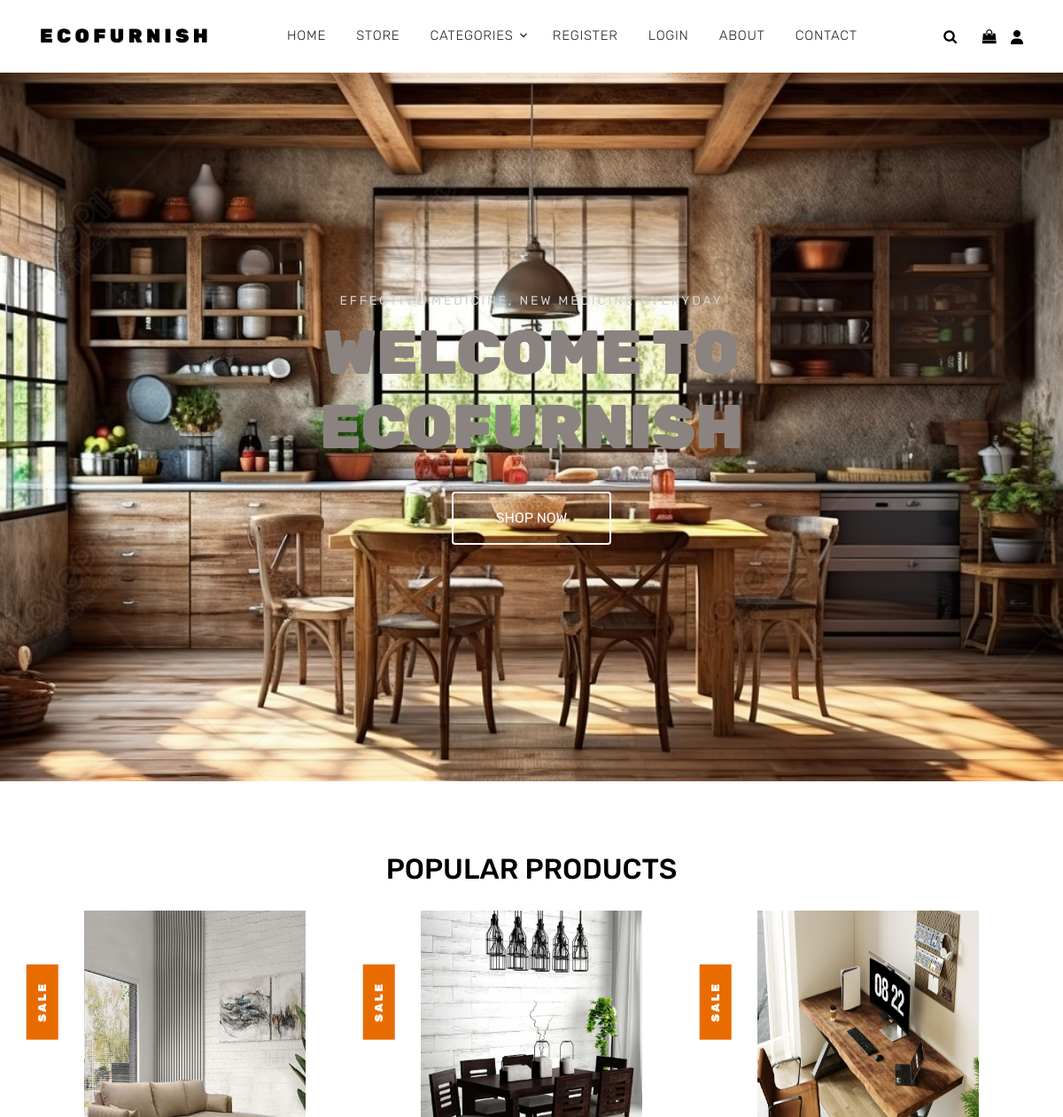
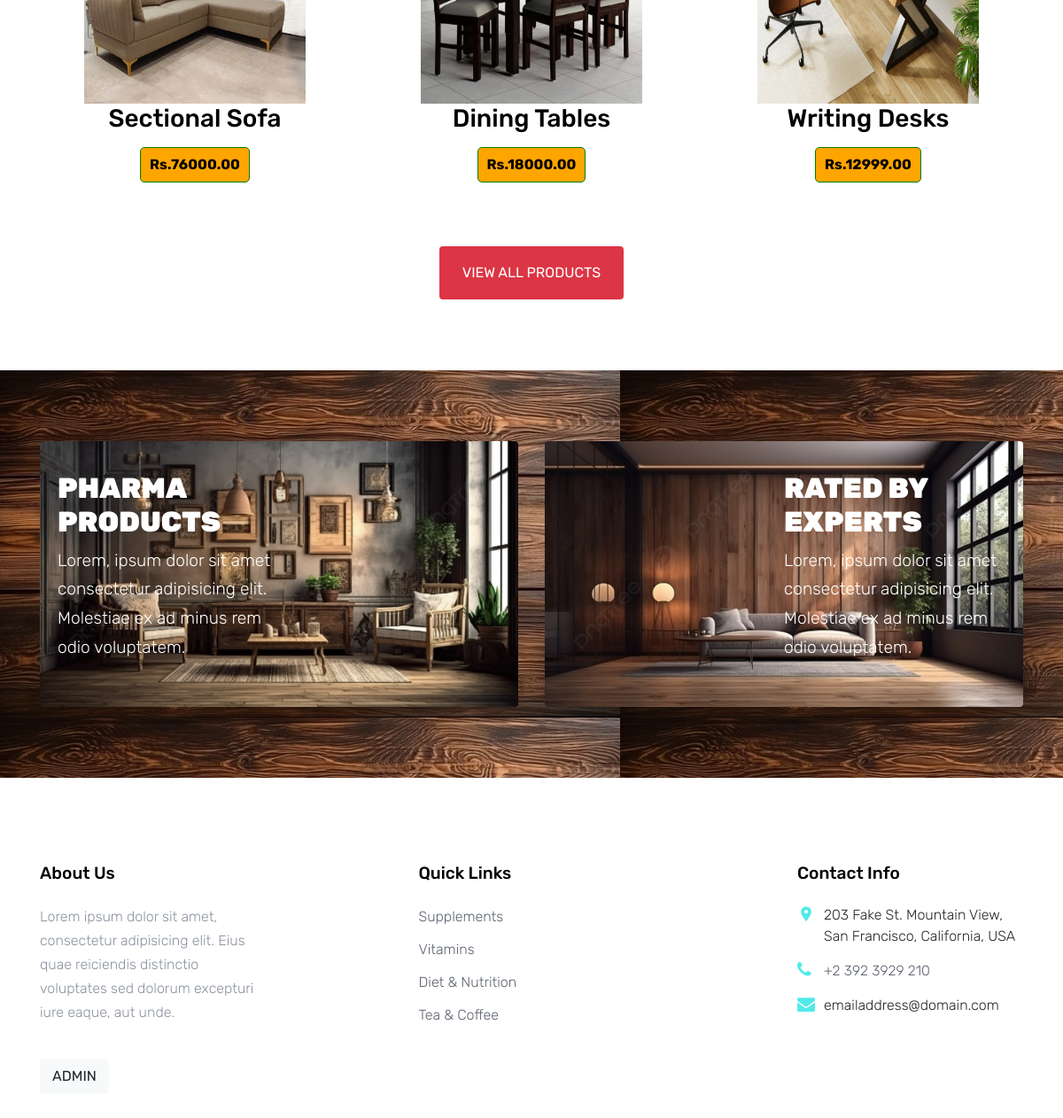
The page / on the database its author committed (2 pictures, top to bottom).
### Store/models.py (models this page shows, shortened)
class Furniture(models.Model):
    product = models.CharField(max_length=50, unique=True)
    description = models.TextField(max_length=1000, blank=True)
    category = models.ForeignKey(Categories, on_delete=models.PROTECT)
    price = models.DecimalField(max_digits=20, decimal_places=2)
    image = models.ImageField(upload_to='Furniture')
    stock = models.IntegerField()

### Store/views.py (the view)
# urls.py: 2. Add a URL to urlpatterns:  path('', Home.as_view(), name='home')
def Home(request):
    products = Furniture.objects.all()
    product = products[:3]
    return render(request, 'Home/Index.html', {'product': product})

### Store/context_processors.py (called while the page is built)
def EcoFurnish_Category(request):
    cat = Categories.objects.all()
    return dict(cat=cat)

### Template/Home/Index.html (shortened to what this page needs)
{% extends 'Home/Base.html' %}
{% load static %}
{% block content %}
    <div class="site-blocks-cover" style="background-image: url({% static 'images/img_3.png' %});">
      <div class="container">
        <div class="row">
          <div class="col-lg-7 mx-auto order-lg-2 align-self-center">
            <div class="site-block-cover-content text-center">
              <h2 class="sub-title" style="color: #d0d3d4;">Effective Medicine, New Medicine Everyday</h2>
              <h1 style="color:#8b837f;">Welcome To EcoFurnish</h1>
              <p>
                <a href="#" class="btn btn-outline-light px-5 py-3">Shop Now</a>
              </p>
            </div>
          </div>
        </div>
      </div>
    </div>
    <div class="site-section">
      <div class="container">
        <div class="row">
          <div class="title-section text-center col-12">
            <h2 class="text-uppercase">Popular Products</h2>
          </div>
        </div>
        <div class="row">
          {% for i in product %}
          <div class="col-sm-6 col-lg-4 text-center item mb-4">
            <span class="tag">Sale</span>
            <a href="shop-single.html"> <img src="{{i.image.url}}" alt="Image" width="250" height="350"></a>
            <h3 class="text-dark"><a href="shop-single.html">{{i.product}}</a></h3>
            <div class="price-box mt-2" style="display: inline-block; padding: 5px 10px; border: 1px solid green; border-radius: 5px; background-color: orange; color: black; font-weight: bold;">
                Rs.{{i.price}}
            </div>
          </div>
          {% endfor %}
        </div>
        <div class="row mt-5">
          <div class="col-12 text-center">
            <a href="shop.html" class="btn btn-danger px-4 py-3">View All Products</a>
          </div>
        </div>
      </div>
    </div>
    <div class="site-section" style="background-image: url({% static 'images/img.png' %});">
      <div class="container">
        <div class="row align-items-stretch">
          <div class="col-lg-6 mb-5 mb-lg-0">
            <a href="#" class="banner-1 h-100 d-flex" style="background-image: url({% static 'images/img_1.png' %});">
              <div class="banner-1-inner align-self-center">
                <h2 style="color: white;">Pharma Products</h2>
                <p style="color: white;">Lorem, ipsum dolor sit amet consectetur adipisicing elit. Molestiae ex ad minus rem odio voluptatem.
                </p>
              </div>
            </a>
          </div>
          <div class="col-lg-6 mb-5 mb-lg-0">
            <a href="#" class="banner-1 h-100 d-flex" style="background-image: url({% static 'images/img_2.png' %});">
              <div class="banner-1-inner ml-auto  align-self-center">
                <h2 style="color: white;">Rated by Experts</h2>
                <p style="color: white;">Lorem, ipsum dolor sit amet consectetur adipisicing elit. Molestiae ex ad minus rem odio voluptatem.
                </p>
              </div>
            </a>
          </div>
        </div>
      </div>
    </div>
{% endblock %}

### Static/css/style.css (style rules this page uses)
body { line-height: 1.7; color: #8c92a0; font-weight: 300; font-size: 16px; }
a { -webkit-transition: .3s all ease; -o-transition: .3s all ease; transition: .3s all ease; }
.btn { -webkit-transition: .3s all ease-in-out; -o-transition: .3s all ease-in-out; transition: .3s all ease-in-out; text-transform: uppercase; border-width: 2px; }
.site-section { padding: 2.5em 0; }
@media (min-width: 768px) { .site-section { padding: 5em 0; } }
.site-blocks-cover { background-size: cover; background-repeat: no-repeat; background-position: center center; position: relative; }
.site-blocks-cover, .site-blocks-cover > .container > .row { min-height: 700px; height: calc(100vh); }
.site-blocks-cover h2 { font-size: 14px; font-weight: normal; color: #000; letter-spacing: .2em; text-transform: uppercase; }
.site-blocks-cover h1 { font-size: 50px; font-weight: 900; color: #fff; margin-bottom: 30px; text-transform: uppercase; }
@media (min-width: 768px) { .site-blocks-cover h1 { font-size: 70px; } }
.site-blocks-cover p { color: #fff; font-size: 20px; line-height: 35px; }
.site-blocks-cover .sub-title { color: #fff; }
.site-blocks-cover .btn { padding: 20px 30px; }
.title-section h2 { padding-left: 30px; border-left: 4px solid #51eaea; display: inline-block; color: #000; }
.title-section.text-center h2 { border-left: none; position: relative; padding-left: 0px; padding-bottom: 20px; }
.title-section.text-center h2:after { display: none; position: absolute; bottom: 0; left: 50%; -webkit-transform: translateX(-50%); -ms-transform: translateX(-50%); transform: translateX(-50%); width: 70px; height: 4px; background: #51eaea; content: ""; }
.item h3 a { color: #000; }
.tag { position: absolute; background: #e86b00; color: #fff; letter-spacing: .2em; padding: 7px 20px; font-size: .8rem; font-weight: 900; top: 0; left: 0; text-transform: uppercase; z-index: 2; -webkit-transform: rotate(-90deg) translateX(-100%) translateY(-70%); -ms-transform: rotate(-90deg) translateX(-100%) translateY(-70%); transform: rotate(-90deg) translateX(-100%) translateY(-70%); }
.banner-1 { background-size: cover; background-position: center; background-repeat: no-repeat; padding: 20px; display: block; min-height: 300px; border-radius: 4px; -webkit-box-shadow: 0 10px 30px -15px rgba(0, 0, 0, 0.2); box-shadow: 0 10px 30px -15px rgba(0, 0, 0, 0.2); -webkit-transition: .3s all ease; -o-transition: .3s all ease; transition: .3s all ease; position: relative; top: 0; }
.banner-1 .banner-1-inner { width: 50%; }
.banner-1 .banner-1-inner h2 { color: #000; text-transform: uppercase; font-weight: 900; }
.banner-1 .banner-1-inner p { color: rgba(0, 0, 0, 0.5); font-size: 1.2rem; }

### rows shown on the page
Furniture: image (picture), product "Sectional Sofa", price "76000.00"
Furniture: image (picture), product "Dining Tables", price "18000.00"
Furniture: image (picture), product "Writing Desks", price "12999.00"
